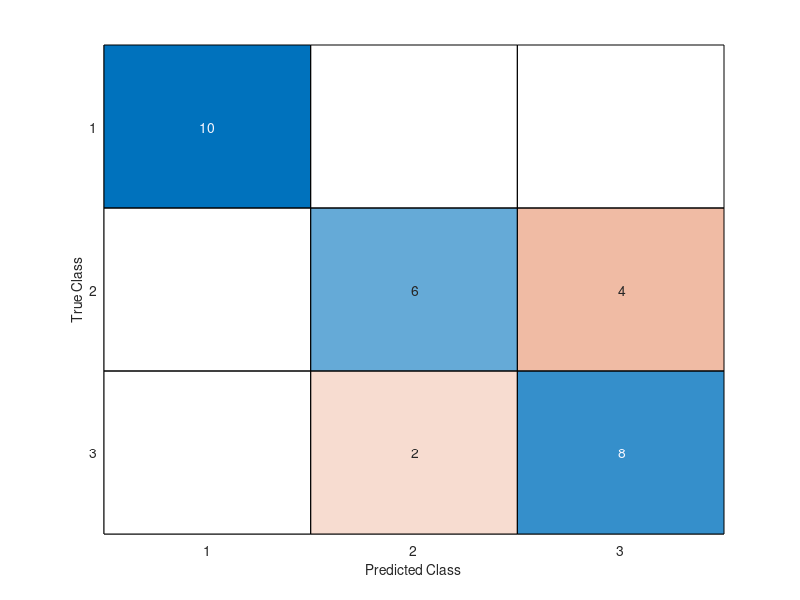

The MATLAB script that drew this image:
% ECE 403 Lab 2
% Author: Noah Rondeau
% V00816430

clc;
close all;
clear all;

%prepare datasets
load D_iris.mat;
D = D_iris(1:4,:);

X1 = D(:,1:50);
X2 = D(:,51:100);
X3 = D(:,101:150);

rand('state',111);
r1 = randperm(50);
Xtr1 = X1(:,r1(1:40));
Xte1 = X1(:,r1(41:50));

rand('state',112);
r2 = randperm(50);
Xtr2 = X2(:,r2(1:40));
Xte2 = X2(:,r2(41:50));

rand('state',113);
r3 = randperm(50);
Xtr3 = X3(:,r3(1:40));
Xte3 = X3(:,r3(41:50));

% constants
k = 3;
y = [ones(40,1); -ones(80,1)];

% use Class 1 as P
Xhat1 = [ [Xtr1 Xtr2 Xtr3]' ones(120,1) ];
what1 = pinv(Xhat1)*y;
b1 = what1(end);
w1 = what1(1:end-1);

% use Class 2 as P
Xhat2 = [ [Xtr2 Xtr3 Xtr1]' ones(120,1) ];
what2 = pinv(Xhat2)*y;
b2 = what2(end);
w2 = what2(1:end-1);

% use Class 1 as P
Xhat3 = [ [Xtr3 Xtr1 Xtr2]' ones(120,1) ];
what3 = pinv(Xhat3)*y;
b3 = what3(end);
w3 = what3(1:end-1);

% now classify

Xtest = [Xte1 Xte2 Xte3];
labels = [ones(1, 10) 2*ones(1, 10) 3*ones(1, 10) ];
E = zeros(3, length(labels));
% apply models to the data, storing the results in a column for each sample
Xresult = zeros(3, length(Xtest));
Xresult(1,:) = w1'*Xtest + b1;
Xresult(2,:) = w2'*Xtest + b2;
Xresult(3,:) = w3'*Xtest + b3;

% get the max per column and index in the column
[m,index] = max(Xresult);

% compare to expected labels and count misclassifications
mis_class = sum(index ~= labels);
error = mis_class/30;
fprintf('The error is %f\n', error);

% construct data for confusion matrix
%E(1, :) = (index == 1);
%E(2, :) = (index == 2);
%E(3, :) = (index == 3);

confusionchart(labels, index);


